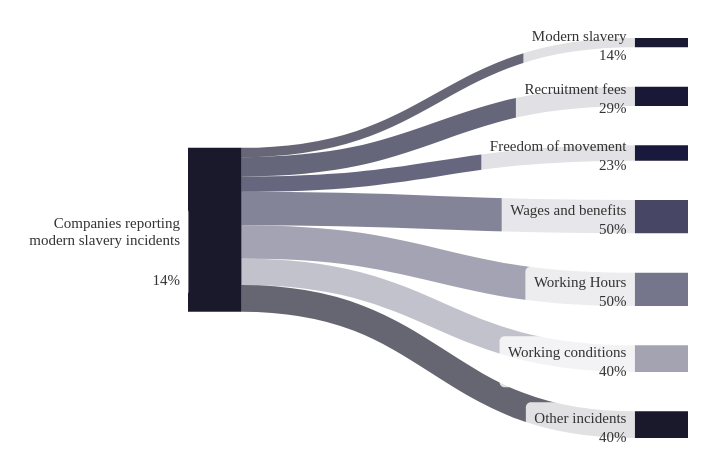

Here is the Vega-Lite specification saved for this chart:
### Vega specification from a JSON file in a GitHub repository (floating-point values rounded to 4 significant figures)
{"$schema": "https://vega.github.io/schema/vega/v5.json", "description": "Sankey Chart on Modern Slavery Incidents", "width": 500, "height": 400, "padding": {"bottom": 20, "left": 20, "right": 20, "top": 20}, "signals": [{"name": "standardGap", "value": 14, "description": "Gap as a percentage of full domain"}, {"name": "base", "value": "center", "description": "How to stack(center or zero)"}], "data": [{"name": "input", "values": [{"category": "Companies reporting\nmodern slavery incidents", "stack": 1, "sort": 1, "labels": "left", "labeledValue": 14}, {"category": "Modern slavery", "stack": 2, "sort": 1, "labels": "left", "gap": 10}, {"category": "Recruitment fees", "stack": 2, "sort": 2, "labels": "left", "gap": 10}, {"category": "Freedom of movement", "stack": 2, "sort": 3, "labels": "left", "gap": 10}, {"category": "Wages and benefits", "stack": 2, "sort": 4, "labels": "left", "gap": 10}, {"category": "Working Hours", "stack": 2, "sort": 5, "labels": "left", "gap": 10}, {"category": "Working conditions", "stack": 2, "sort": 6, "labels": "left", "gap": 10}, {"category": "Other incidents", "stack": 2, "sort": 7, "labels": "left", "gap": 10}, {"source": "Companies reporting\nmodern slavery incidents", "destination": "Modern slavery", "description": "Cases that companies qualified as forced or child labour", "value": 14}, {"source": "Companies reporting\nmodern slavery incidents", "destination": "Recruitment fees", "description": "Cases of workers paying recruitment or other fees", "value": 29}, {"source": "Companies reporting\nmodern slavery incidents", "destination": "Freedom of movement", "description": "Restrictions on freedom of movement workers (e.g. withholding of passports)", "value": 23}, {"source": "Companies reporting\nmodern slavery incidents", "destination": "Wages and benefits", "description": "Issues related to wages (underpayment, salary below minimum wages)", "value": 50}, {"source": "Companies reporting\nmodern slavery incidents", "destination": "Working Hours", "description": "Cases of excessive or mandatory overtime", "value": 50}, {"source": "Companies reporting\nmodern slavery incidents", "destination": "Working conditions", "description": "Issues related to health and safety or cases of harassment", "value": 40}, {"source": "Companies reporting\nmodern slavery incidents", "destination": "Other incidents", "description": "Cases of illegal subcontracting or issues related to general labour practices", "value": 40}]}, {"name": "stacks", "source": "input", "transform": [{"type": "filter", "expr": "datum.source != null"}, {"type": "formula", "as": "end", "expr": "['source','destination']"}, {"type": "formula", "as": "name", "expr": "[ datum.source,datum.destination]"}, {"type": "project", "fields": ["end", "name", "value", "description"]}, {"type": "flatten", "fields": ["end", "name"]}, {"type": "lookup", "from": "input", "key": "category", "values": ["stack", "sort", "gap", "labels", "labeledValue"], "fields": ["name"], "as": ["stack", "sort", "gap", "labels", "labeledValue"]}, {"type": "formula", "expr": "datum.stack > 1? datum.description : null", "as": "description"}, {"type": "aggregate", "fields": ["value", "stack", "sort", "gap", "labels"], "groupby": ["end", "name", "description", "labeledValue"], "ops": ["sum", "max", "max", "max", "max"], "as": ["value", "stack", "sort", "gap", "labels"]}, {"type": "aggregate", "fields": ["value", "stack", "sort", "gap", "labels"], "groupby": ["name", "description", "labeledValue"], "ops": ["max", "max", "max", "max", "max"], "as": ["value", "stack", "sort", "gap", "labels"]}, {"type": "formula", "as": "gap", "expr": "datum.gap?datum.gap:0"}, {"type": "formula", "as": "labeledValue", "expr": "datum.labeledValue == null?datum.value:datum.labeledValue"}]}, {"name": "maxValue", "source": ["stacks"], "transform": [{"type": "aggregate", "fields": ["value"], "groupby": ["stack"], "ops": ["sum"], "as": ["value"]}, {"type": "aggregate", "fields": ["value"], "ops": ["max"], "as": ["value"]}]}, {"name": "plottedStacks", "source": ["stacks"], "transform": [{"type": "formula", "as": "spacer", "expr": " (data('maxValue')[0].value/100)*(standardGap+datum.gap)"}, {"type": "formula", "as": "type", "expr": "['data','spacer']"}, {"type": "formula", "as": "spacedValue", "expr": "[datum.value,datum.spacer]"}, {"type": "flatten", "fields": ["type", "spacedValue"]}, {"type": "stack", "groupby": ["stack"], "sort": {"field": "sort", "order": "descending"}, "field": "spacedValue", "offset": {"signal": "base"}}, {"type": "formula", "expr": "((datum.value)/2)+datum.y0", "as": "yc"}]}, {"name": "finalTable", "source": ["plottedStacks"], "transform": [{"type": "filter", "expr": "datum.type == 'data'"}]}, {"name": "linkTable", "source": ["input"], "transform": [{"type": "filter", "expr": "datum.source != null"}, {"type": "lookup", "from": "finalTable", "key": "name", "values": ["y0", "y1", "stack", "sort"], "fields": ["source"], "as": ["sourceStacky0", "sourceStacky1", "sourceStack", "sourceSort"]}, {"type": "lookup", "from": "finalTable", "key": "name", "values": ["y0", "y1", "stack", "sort"], "fields": ["destination"], "as": ["destinationStacky0", "destinationStacky1", "destinationStack", "destinationSort"]}, {"type": "stack", "groupby": ["source"], "sort": {"field": "destinationSort", "order": "descending"}, "field": "value", "offset": "zero", "as": ["syi0", "syi1"]}, {"type": "formula", "expr": "datum.syi0+datum.sourceStacky0", "as": "sy0"}, {"type": "formula", "expr": "datum.sy0+datum.value", "as": "sy1"}, {"type": "stack", "groupby": ["destination"], "sort": {"field": "sourceSort", "order": "descending"}, "field": "value", "offset": "zero", "as": ["dyi0", "dyi1"]}, {"type": "formula", "expr": "datum.dyi0+datum.destinationStacky0", "as": "dy0"}, {"type": "formula", "expr": "datum.dy0+datum.value", "as": "dy1"}, {"type": "formula", "expr": "((datum.value)/2)+datum.sy0", "as": "syc"}, {"type": "formula", "expr": "((datum.value)/2)+datum.dy0", "as": "dyc"}, {"type": "linkpath", "orient": "horizontal", "shape": "diagonal", "sourceY": {"expr": "scale('y', datum.syc)"}, "sourceX": {"expr": "scale('x', toNumber(  datum.sourceStack))+ bandwidth('x')"}, "targetY": {"expr": "scale('y', datum.dyc)"}, "targetX": {"expr": "scale('x', datum.destinationStack)"}}, {"type": "formula", "expr": "range('y')[0]-scale('y', datum.value)", "as": "strokeWidth"}]}], "scales": [{"name": "x", "type": "band", "range": "width", "domain": {"data": "finalTable", "field": "stack"}, "paddingInner": 0.88}, {"name": "y", "type": "linear", "range": "height", "domain": {"data": "finalTable", "field": "y1"}, "reverse": false}, {"name": "color", "type": "ordinal", "range": ["#000014", "#00001C", "#000022", "#000029", "#333355", "#666680", "#9999AA"], "domain": {"data": "stacks", "field": "name"}}], "marks": [{"type": "rect", "from": {"data": "finalTable"}, "encode": {"update": {"x": {"scale": "x", "field": "stack"}, "width": {"scale": "x", "band": 1}, "y": {"scale": "y", "field": "y0"}, "y2": {"scale": "y", "field": "y1"}, "fill": {"scale": "color", "field": "name"}, "fillOpacity": {"value": 0.9}, "strokeWidth": {"value": 0}, "stroke": {"scale": "color", "field": "name"}}, "hover": {"tooltip": {"signal": "datum.stack > 1 ? {'Identified incidents of':datum.name,'Details':datum.description, 'Value':format(datum.value, '') + '%'}:null"}, "fillOpacity": {"value": 1}}}}, {"type": "path", "name": "links", "from": {"data": "linkTable"}, "clip": true, "encode": {"update": {"strokeWidth": {"field": "strokeWidth"}, "path": {"field": "path"}, "strokeOpacity": {"signal": "0.6"}, "stroke": {"field": "destination", "scale": "color"}}, "hover": {"strokeOpacity": {"value": 1}, "tooltip": {"signal": "{'Identified incidents of':datum.destination,'Details':datum.description, 'Value':format(datum.value, '') + '%'}"}}}}, {"type": "group", "name": "labelText", "zindex": 1, "from": {"facet": {"data": "finalTable", "name": "labelFacet", "groupby": ["name", "stack", "yc", "value", "labels"]}}, "clip": false, "encode": {"update": {"strokeWidth": {"value": 1}, "stroke": {"value": "red"}, "x": {"signal": "datum.labels=='left'?scale('x', datum.stack)-8 : scale('x', datum.stack) + (bandwidth('x')) +8"}, "yc": {"scale": "y", "signal": "datum.yc"}, "width": {"signal": "0"}, "height": {"signal": "0"}, "fillOpacity": {"signal": "0.1"}}}, "marks": [{"type": "text", "name": "heading", "from": {"data": "labelFacet"}, "encode": {"update": {"x": {"value": 0}, "y": {"value": -2}, "text": {"field": "name"}, "lineBreak": {"value": "\n"}, "align": {"signal": "datum.labels=='left'?'right':'left'"}, "fontWeight": {"value": "500"}}}}, {"type": "text", "name": "amount", "from": {"data": "labelFacet"}, "encode": {"update": {"x": {"value": 0}, "y": {"signal": "datum.stack > 1 ? 17 : 55"}, "text": {"signal": "format(datum.labeledValue, '') + '%'"}, "align": {"signal": "datum.labels=='left'?'right':'left'"}}}}]}, {"type": "rect", "from": {"data": "labelText"}, "encode": {"update": {"x": {"field": "bounds.x1", "offset": -8}, "x2": {"field": "bounds.x2", "offset": 8}, "y": {"field": "bounds.y1", "offset": -8}, "y2": {"field": "bounds.y2", "offset": 8}, "fill": {"value": "white"}, "opacity": {"value": 0.8}, "cornerRadius": {"value": 5}}}}], "config": {"view": {"stroke": "transparent"}, "text": {"fontSize": 15, "fill": "#333333", "font": "Rubik", "fontWeight": 400}}}
